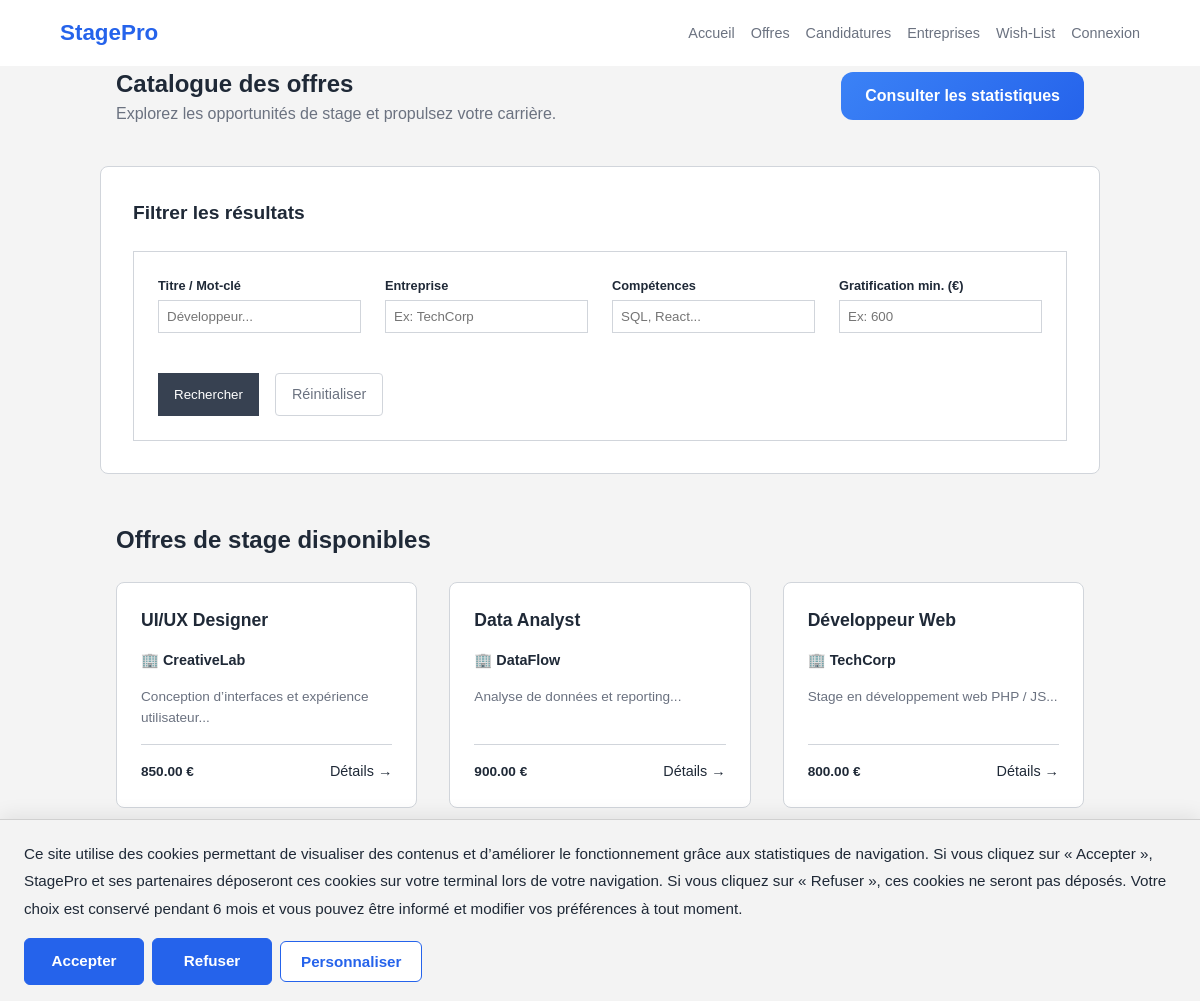
The app's page /index.php?page=offres, older data.
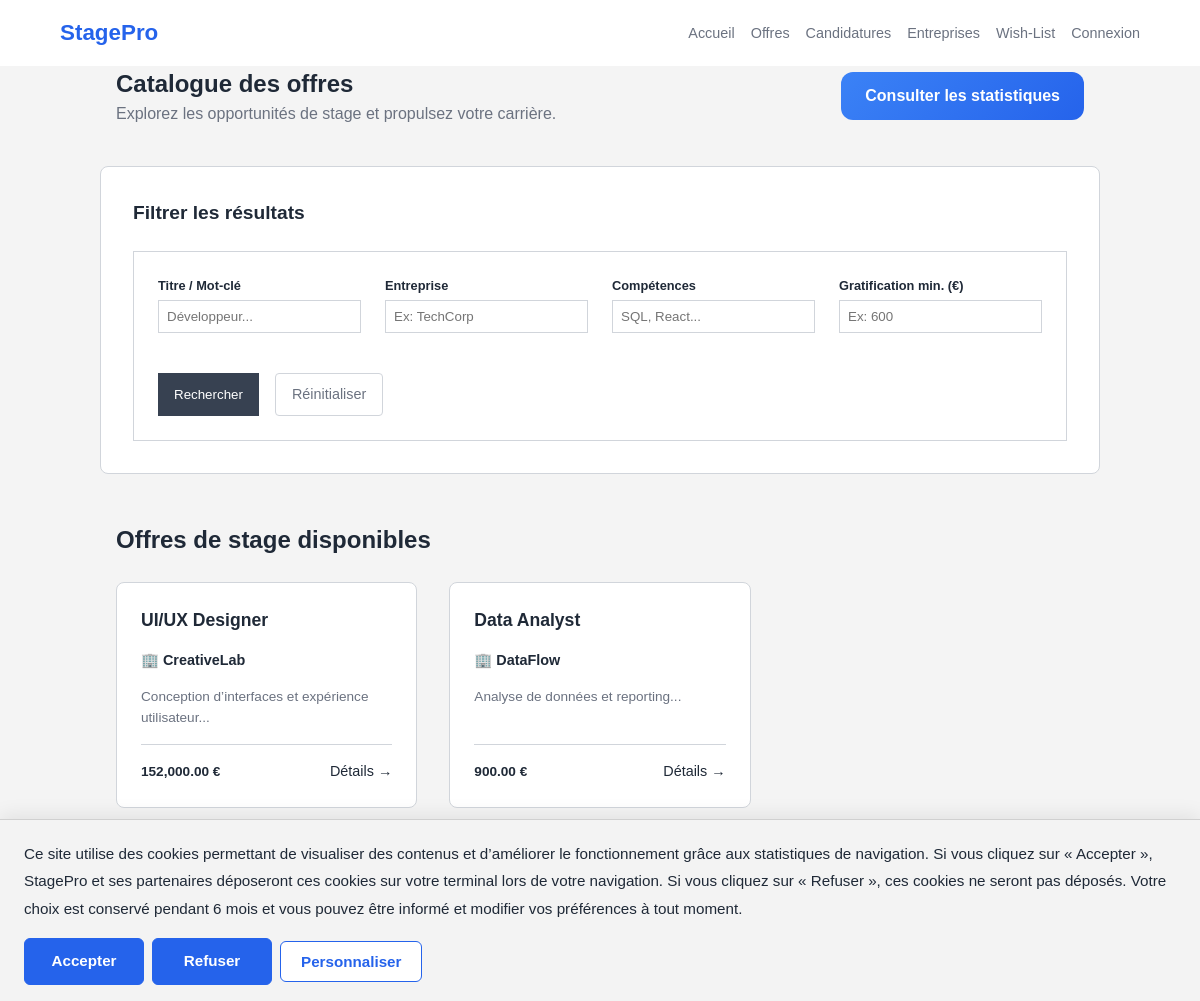
The same page, newer data.
### tables this page shows
CREATE TABLE `offres` (
  `id` int(11) NOT NULL,
  `entreprise_id` int(11) NOT NULL,
  `titre` varchar(150) NOT NULL,
  `description` text NOT NULL,
  `competences` text DEFAULT NULL,
  `localite` varchar(255) DEFAULT NULL,
  `duree` varchar(100) DEFAULT NULL,
  `nb_places` int(11) DEFAULT 1,
  `remuneration` decimal(10,2) DEFAULT NULL,
  `date_offre` date NOT NULL,
  `created_at` timestamp NOT NULL DEFAULT current_timestamp()
);

CREATE TABLE `entreprises` (
  `id` int(11) NOT NULL,
  `nom` varchar(150) NOT NULL,
  `description` text DEFAULT NULL,
  `email_contact` varchar(150) DEFAULT NULL,
  `telephone_contact` varchar(30) DEFAULT NULL,
  `created_at` timestamp NOT NULL DEFAULT current_timestamp()
);

### app/Controllers/OffreController.php (called while the page is built, shortened)
<?php
require_once __DIR__ . '/../Models/Offre.php';
class OffreController {
    private $model;
    public function __construct() {
        $this->model = new Offre();
    }
    public function index() {
        $filters = [
            'titre' => trim($_GET['titre'] ?? ''),
            'entreprise' => trim($_GET['entreprise'] ?? ''),
            'competences' => trim($_GET['competences'] ?? ''),
            'remuneration' => trim($_GET['remuneration'] ?? '')
        ];
        $hasFilters = !empty(array_filter($filters));
        $offres = $hasFilters ? $this->model->search($filters) : $this->model->findAll();
        include __DIR__ . '/../Views/layout/header.php';
        include __DIR__ . '/../Views/offres/liste.php';
        include __DIR__ . '/../Views/layout/footer.php';
    }
}

### config/Database.php (called while the page is built)
<?php
class Database {
    private static $instance = null;
    public static function getConnection() {
        if (self::$instance === null) {
            try {
                self::$instance = new PDO(
                    "mysql:host=localhost;dbname=stagepro;charset=utf8",
                    "root",
                    ""
                );
                self::$instance->setAttribute(PDO::ATTR_ERRMODE, PDO::ERRMODE_EXCEPTION);
                self::$instance->setAttribute(PDO::ATTR_DEFAULT_FETCH_MODE, PDO::FETCH_ASSOC);
            } catch (PDOException $e) {
                die("Erreur de connexion : " . $e->getMessage());
            }
        }
        return self::$instance;
    }
}

### app/Models/Offre.php (called while the page is built, shortened)
<?php
require_once __DIR__ . '/../../config/Database.php';
class Offre {
    private PDO $pdo;
    public function __construct() {
        $this->pdo = Database::getConnection();
    }
    public function findAll(): array {
        $sql = "SELECT o.*, e.nom AS entreprise_nom
                FROM offres o
                LEFT JOIN entreprises e ON o.entreprise_id = e.id
                ORDER BY o.date_offre DESC, o.id DESC";
        $stmt = $this->pdo->query($sql);
        return $stmt->fetchAll(PDO::FETCH_ASSOC);
    }
}

### app/Views/offres/liste.php (the view, shortened to what the changed rows need)
<section>
  <div style="display: flex; justify-content: space-between; align-items: center;">
    <div>
      <h1>Catalogue des offres</h1>
    </div>
  </div>
</section>
<section style="margin-top: 2rem; background: var(--surface); padding: 2rem; border-radius: 8px; border: 1px solid var(--border);">
  <h2 style="margin-bottom: 1.5rem; font-size: 1.2rem; color: var(--accent-blue);">Filtrer les résultats</h2>
</section>
<section style="margin-top: 3rem; margin-bottom: 5rem;">
  <h2>Offres de stage disponibles</h2>
  <div style="display: grid; grid-template-columns: repeat(auto-fill, minmax(300px, 1fr)); gap: 2rem; margin-top: 1.5rem;">
    <?php if (!empty($offres)): ?>
      <?php foreach ($offres as $offre): ?>
        <article style="background: var(--surface); border: 1px solid var(--border); padding: 1.5rem; border-radius: 8px; display: flex; flex-direction: column; gap: 1rem; transition: transform 0.2s; position: relative;">
            <div style="display: flex; justify-content: space-between; align-items: flex-start;">
                <h3 style="font-size: 1.1rem; color: var(--accent-purple); margin: 0;"><?= htmlspecialchars($offre['titre']) ?></h3>
            </div>
            <p style="font-weight: 600; font-size: 0.9rem; margin: 0;">🏢 <?= htmlspecialchars($offre['entreprise_nom'] ?? 'Entreprise inconnue') ?></p>
            <p style="font-size: 0.85rem; color: var(--text-muted); flex-grow: 1; line-height: 1.5;">
                <?= substr(htmlspecialchars($offre['description']), 0, 120) ?>...
            </p>
            <div style="border-top: 1px solid var(--border); padding-top: 1rem; display: flex; justify-content: space-between; align-items: center; gap: 1rem;">
                <span style="font-size: 0.85rem; color: var(--accent-blue); font-weight: bold;">
                    <?= !empty($offre['remuneration']) ? number_format($offre['remuneration'], 2) . ' €' : 'N/C' ?>
                </span>
                <div style="display: flex; gap: 10px; align-items: center; flex-wrap: wrap;">
                    <a href="index.php?page=offre-detail&id=<?= (int)$offre['id'] ?>" style="color: var(--accent-purple); font-size: 0.9rem; text-decoration: none; font-weight: 500;">Détails →</a>
                </div>
            </div>
        </article>
      <?php endforeach; ?>
    <?php else: ?>
      <p style="grid-column: 1 / -1; text-align: center; padding: 5rem; color: var(--text-muted); background: var(--surface); border-radius: 8px; border: 1px dashed var(--border);">
        Aucune offre ne correspond à vos critères.
      </p>
    <?php endif; ?>
  </div>
</section>

Row changes from the older to the newer data that the page shows:
removed offres: titre "Développeur Web", entreprise.nom "TechCorp", description "Stage en développement web PHP / JS", remuneration "800.00"
changed offres "UI/UX Designer": remuneration "850.00" → "152,000.00"
